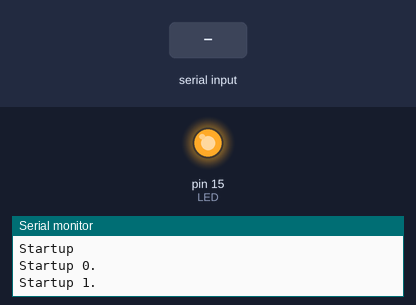
Recording of a sketch running on a simulated Arduino Mega 2560, built with avr-gcc and run on an emulated ATmega2560. On the bench: output pins drawn as LEDs (lit = HIGH), the last lines printed to the serial monitor. The inputs (shaded band) are chosen by the test bench. Pins used as bus, display or sensor lines are not drawn.

Above: at 2.0 s.
2.1 s: "R90\n" received over the second serial link
At 3.2 s:
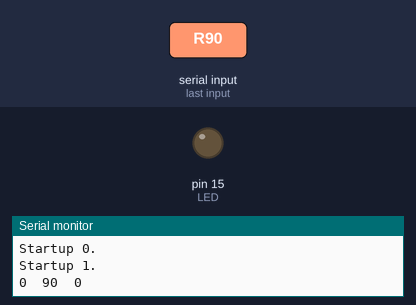
Timing chart, 0 to 5.1 s (numbered marks = the images above; inputs shaded):
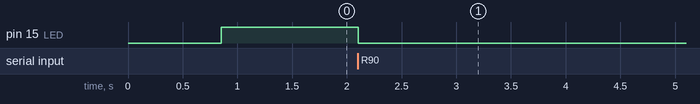

The sketch:

Range_Serial_Test.ino
```cpp
// add the following to Preferences->Board Manager URL
// Add Moteino to Board Manager
// Compile for Moteino Mega

/*
 *  pinout: https://www.flickr.com/photos/15304611@N03/14677033948
 *
 *  LED: D15
 *  Transceiver: D2, D4-7
 *  Flash: D5-7, 23
 */
#define LED 15

#include <Streaming.h>
#include <Metro.h>
#include <SoftwareSerial.h>

#define TX0 18 // connect to TX on sonar
#define RX0 17 // connect to RX on sonar
SoftwareSerial range0(TX0, RX0, true); // TX, RX on sonar 0.
#define TX1 22 // connect to TX on sonar
#define RX1 21 // connect to RX on sonar
SoftwareSerial range1(TX1, RX1, true); // TX, RX on sonar 1.

void setup() {
  // LED
  pinMode(LED, OUTPUT);

  // for each sensor, set RX low to prevent startup
  pinMode(RX0, OUTPUT);
  pinMode(RX1, OUTPUT);
  digitalWrite(RX0, LOW);
  digitalWrite(RX1, LOW);

  Serial.begin(115200);

  // 250mS after power-up, the LV-MaxSonar-EZ is ready to accept the RX command.
  delay(250); // delay after power up

  Serial << "Startup" << endl;

  Serial << "Startup 0." << endl;
  // calibrate
  range0.begin(9600);
  digitalWrite(RX0, HIGH);
  delay(250);
  // turn it off
  digitalWrite(RX0, LOW);
  delay(50);

  Serial << "Startup 1." << endl;
  // calibrate
  range1.begin(9600);
  digitalWrite(RX1, HIGH);
  delay(250);
  // turn it off
  digitalWrite(RX1, LOW);
  delay(50);

  // start with range0
  do_range0();
}

void do_range0() {
    digitalWrite(RX0, HIGH);
    delay(1);
    digitalWrite(RX0, LOW);

    digitalWrite(LED, HIGH);
    range0.listen();
}

void do_range1() {
    digitalWrite(RX1, HIGH);
    delay(1);
    digitalWrite(RX1, LOW);

    digitalWrite(LED, LOW);
    range1.listen();
}

void loop() {

  static int r0 = 0;
  static int r1 = 0;
  static unsigned long tic = millis();
  static unsigned long toc = millis();
  static unsigned long elapsed = 0;

  if( range0.available() && range0.read() == 'R') {
    delay(5);
    r0 = range0.parseInt();

    do_range1();

    Serial << elapsed << "\t" << r0 << "\t" << r1 << endl;
  }


  if( range1.available() && range1.read() == 'R') {
    delay(5);
    r1 = range1.parseInt();

    do_range0();

    toc = millis();
    elapsed = toc - tic;
    tic = toc;

    Serial << elapsed << "\t" << r0 << "\t" << r1 << endl;
}


}
```

Measured:
- after the input at 2.1 s, pin 15 (LED): HIGH → LOW at once
